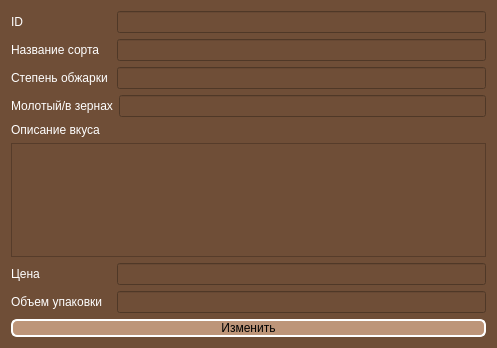
<?xml version="1.0" encoding="UTF-8"?>
<ui version="4.0">
 <class>Dialog</class>
 <widget class="QDialog" name="Dialog">
  <property name="geometry">
   <rect>
    <x>0</x>
    <y>0</y>
    <width>497</width>
    <height>348</height>
   </rect>
  </property>
  <property name="windowTitle">
   <string>Dialog</string>
  </property>
  <property name="styleSheet">
   <string notr="true">background-color: rgb(111, 78, 55); color: rgb(255, 255, 255);</string>
  </property>
  <layout class="QVBoxLayout" name="verticalLayout_5">
   <item>
    <layout class="QVBoxLayout" name="verticalLayout_2">
     <item>
      <layout class="QHBoxLayout" name="horizontalLayout_7">
       <item>
        <widget class="QLabel" name="label_7">
         <property name="minimumSize">
          <size>
           <width>100</width>
           <height>0</height>
          </size>
         </property>
         <property name="text">
          <string>ID</string>
         </property>
        </widget>
       </item>
       <item>
        <widget class="QLineEdit" name="lineEdit_7"/>
       </item>
      </layout>
     </item>
     <item>
      <layout class="QHBoxLayout" name="horizontalLayout">
       <item>
        <widget class="QLabel" name="label">
         <property name="minimumSize">
          <size>
           <width>100</width>
           <height>0</height>
          </size>
         </property>
         <property name="text">
          <string>Название сорта</string>
         </property>
        </widget>
       </item>
       <item>
        <widget class="QLineEdit" name="lineEdit"/>
       </item>
      </layout>
     </item>
     <item>
      <layout class="QHBoxLayout" name="horizontalLayout_2">
       <item>
        <widget class="QLabel" name="label_2">
         <property name="minimumSize">
          <size>
           <width>100</width>
           <height>0</height>
          </size>
         </property>
         <property name="text">
          <string>Степень обжарки</string>
         </property>
        </widget>
       </item>
       <item>
        <widget class="QLineEdit" name="lineEdit_2"/>
       </item>
      </layout>
     </item>
     <item>
      <layout class="QHBoxLayout" name="horizontalLayout_3">
       <item>
        <widget class="QLabel" name="label_3">
         <property name="minimumSize">
          <size>
           <width>100</width>
           <height>0</height>
          </size>
         </property>
         <property name="text">
          <string>Молотый/в зернах</string>
         </property>
        </widget>
       </item>
       <item>
        <widget class="QLineEdit" name="lineEdit_3"/>
       </item>
      </layout>
     </item>
     <item>
      <widget class="QLabel" name="label_4">
       <property name="minimumSize">
        <size>
         <width>100</width>
         <height>0</height>
        </size>
       </property>
       <property name="text">
        <string>Описание вкуса</string>
       </property>
      </widget>
     </item>
     <item>
      <layout class="QVBoxLayout" name="verticalLayout_4">
       <item>
        <widget class="QTextEdit" name="textEdit"/>
       </item>
      </layout>
     </item>
     <item>
      <layout class="QHBoxLayout" name="horizontalLayout_5">
       <item>
        <widget class="QLabel" name="label_5">
         <property name="minimumSize">
          <size>
           <width>100</width>
           <height>0</height>
          </size>
         </property>
         <property name="text">
          <string>Цена</string>
         </property>
        </widget>
       </item>
       <item>
        <widget class="QLineEdit" name="lineEdit_5"/>
       </item>
      </layout>
     </item>
     <item>
      <layout class="QHBoxLayout" name="horizontalLayout_6">
       <item>
        <widget class="QLabel" name="label_6">
         <property name="minimumSize">
          <size>
           <width>100</width>
           <height>0</height>
          </size>
         </property>
         <property name="text">
          <string>Объем упаковки</string>
         </property>
        </widget>
       </item>
       <item>
        <widget class="QLineEdit" name="lineEdit_6"/>
       </item>
      </layout>
     </item>
     <item>
      <layout class="QHBoxLayout" name="horizontalLayout_4">
       <item>
        <widget class="QPushButton" name="pushButton">
         <property name="styleSheet">
          <string notr="true">background-color:rgb(189, 149, 121); color: rgb(0, 0, 0);
 border: 2px solid rgb(255, 255, 255);
    border-radius: 6px;</string>
         </property>
         <property name="text">
          <string>Изменить</string>
         </property>
        </widget>
       </item>
      </layout>
     </item>
    </layout>
   </item>
  </layout>
 </widget>
 <resources/>
 <connections/>
</ui>
